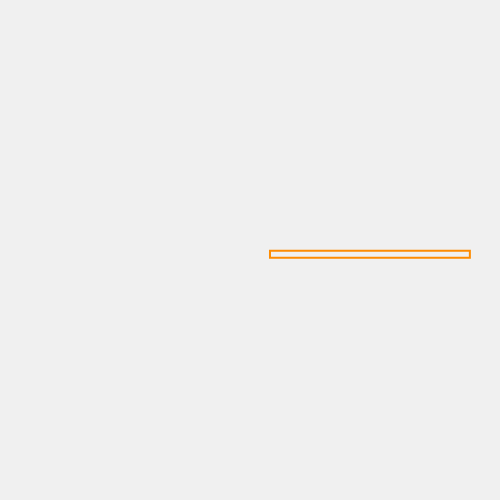
Frame 1 (no input)
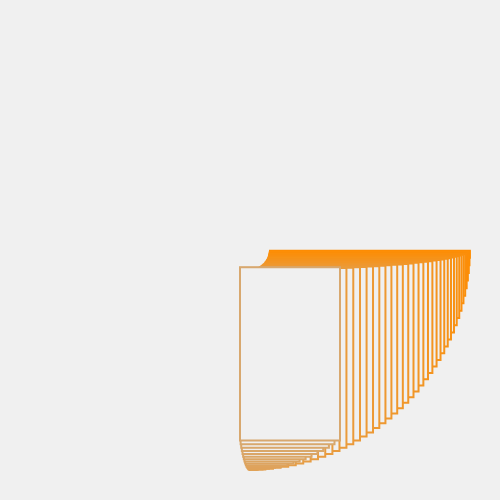
Frame 60 (no input)
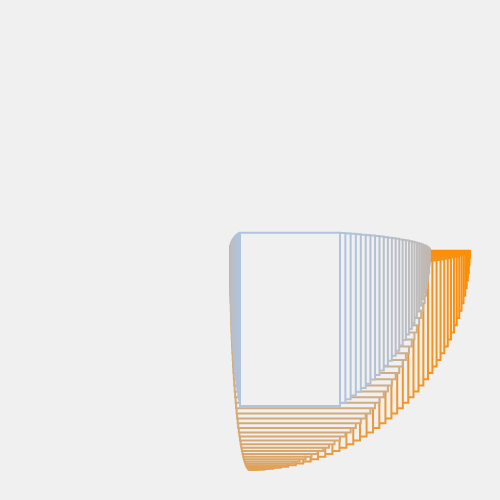
Frame 120 (the mouse pressed at the canvas centre since frame 60)

The p5.js sketch that drew these frames (run headless with seeded random() and noise() and a simulated clock; from frame 60 on, the mouse is pressed at the canvas centre):

// p5.js sketch
// ── sketch.js
function setup() {
  createCanvas(500,500);
  background(240);
  angleMode(DEGREES);
}

function draw() {
  translate(250,250);
  
  stroke(lerpColor(color('#ff8c00'), color('#b0c4de'), frameCount/120));
  strokeWeight(2);
  fill(240);
  rect(cos(frameCount*2)*20,sin(frameCount*2)*20,cos(frameCount*2)*200,sin(frameCount*2)*200);
  
  if(frameCount == 360/2) {
    noLoop();
  }
}
